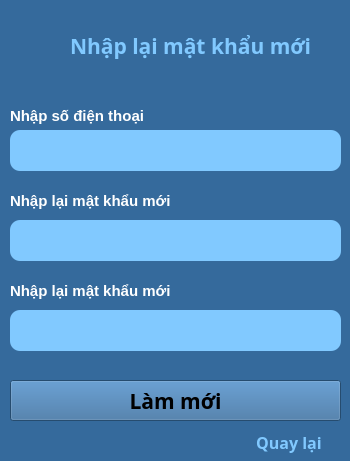
<?xml version="1.0" encoding="UTF-8"?>
<ui version="4.0">
 <class>MainWindow</class>
 <widget class="QMainWindow" name="MainWindow">
  <property name="geometry">
   <rect>
    <x>0</x>
    <y>0</y>
    <width>350</width>
    <height>461</height>
   </rect>
  </property>
  <property name="windowTitle">
   <string>MainWindow</string>
  </property>
  <property name="styleSheet">
   <string notr="true">background-color: #356a9c;</string>
  </property>
  <widget class="QWidget" name="centralwidget">
   <widget class="QLineEdit" name="renewpass_newpass">
    <property name="geometry">
     <rect>
      <x>10</x>
      <y>220</y>
      <width>331</width>
      <height>41</height>
     </rect>
    </property>
    <property name="font">
     <font>
      <pointsize>15</pointsize>
     </font>
    </property>
    <property name="styleSheet">
     <string notr="true">background-color:rgb(129, 201, 255);
color: #F8F2EC;
border-style: solid;
border-radius: 10px;</string>
    </property>
    <property name="echoMode">
     <enum>QLineEdit::Password</enum>
    </property>
   </widget>
   <widget class="QLabel" name="label_4">
    <property name="geometry">
     <rect>
      <x>10</x>
      <y>100</y>
      <width>201</width>
      <height>31</height>
     </rect>
    </property>
    <property name="font">
     <font>
      <pointsize>11</pointsize>
      <weight>75</weight>
      <bold>true</bold>
     </font>
    </property>
    <property name="styleSheet">
     <string notr="true">color: white;</string>
    </property>
    <property name="text">
     <string>Nhập số điện thoại</string>
    </property>
   </widget>
   <widget class="QPushButton" name="renew_goback_btn">
    <property name="geometry">
     <rect>
      <x>240</x>
      <y>430</y>
      <width>98</width>
      <height>25</height>
     </rect>
    </property>
    <property name="font">
     <font>
      <family>Bahnschrift</family>
      <pointsize>-1</pointsize>
      <weight>75</weight>
      <italic>false</italic>
      <bold>true</bold>
     </font>
    </property>
    <property name="cursor">
     <cursorShape>PointingHandCursor</cursorShape>
    </property>
    <property name="styleSheet">
     <string notr="true">border-radius: 15px;
font: 600 16pt &quot;Bahnschrift&quot;;
background-color:none;
color: rgb(129, 201, 255);
font-size: 16px;
</string>
    </property>
    <property name="text">
     <string>Quay lại</string>
    </property>
   </widget>
   <widget class="QPushButton" name="reNew_btn">
    <property name="geometry">
     <rect>
      <x>10</x>
      <y>380</y>
      <width>331</width>
      <height>41</height>
     </rect>
    </property>
    <property name="font">
     <font>
      <family>Bahnschrift</family>
      <pointsize>16</pointsize>
      <weight>75</weight>
      <italic>false</italic>
      <bold>true</bold>
     </font>
    </property>
    <property name="cursor">
     <cursorShape>PointingHandCursor</cursorShape>
    </property>
    <property name="styleSheet">
     <string notr="true">border-radius: 15px;
font: 600 16pt &quot;Bahnschrift&quot;;
background-color:rgb(129, 201, 255);
color: white;
hover {
    background-color: #FFC0CB;
    color: #000000;
}</string>
    </property>
    <property name="text">
     <string>Làm mới</string>
    </property>
    <property name="autoDefault">
     <bool>false</bool>
    </property>
    <property name="default">
     <bool>false</bool>
    </property>
    <property name="flat">
     <bool>false</bool>
    </property>
   </widget>
   <widget class="QLabel" name="label_5">
    <property name="geometry">
     <rect>
      <x>10</x>
      <y>190</y>
      <width>171</width>
      <height>21</height>
     </rect>
    </property>
    <property name="font">
     <font>
      <pointsize>11</pointsize>
      <weight>75</weight>
      <bold>true</bold>
     </font>
    </property>
    <property name="styleSheet">
     <string notr="true">color: white;</string>
    </property>
    <property name="text">
     <string>Nhập lại mật khẩu mới</string>
    </property>
   </widget>
   <widget class="QLineEdit" name="newpass_Phone">
    <property name="geometry">
     <rect>
      <x>10</x>
      <y>130</y>
      <width>331</width>
      <height>41</height>
     </rect>
    </property>
    <property name="font">
     <font>
      <pointsize>15</pointsize>
     </font>
    </property>
    <property name="styleSheet">
     <string notr="true">background-color:rgb(129, 201, 255);
color: #F8F2EC;
border-style: solid;
border-radius: 10px;</string>
    </property>
   </widget>
   <widget class="QLabel" name="label_3">
    <property name="geometry">
     <rect>
      <x>70</x>
      <y>30</y>
      <width>291</width>
      <height>31</height>
     </rect>
    </property>
    <property name="font">
     <font>
      <family>Bahnschrift</family>
      <pointsize>16</pointsize>
      <weight>75</weight>
      <italic>false</italic>
      <bold>true</bold>
     </font>
    </property>
    <property name="styleSheet">
     <string notr="true">font: 600 16pt &quot;Bahnschrift&quot;;
background-color:none;
color:rgb(129, 201, 255);</string>
    </property>
    <property name="text">
     <string>Nhập lại mật khẩu mới</string>
    </property>
   </widget>
   <widget class="QLineEdit" name="reTypeNewPass">
    <property name="geometry">
     <rect>
      <x>10</x>
      <y>310</y>
      <width>331</width>
      <height>41</height>
     </rect>
    </property>
    <property name="font">
     <font>
      <pointsize>15</pointsize>
     </font>
    </property>
    <property name="styleSheet">
     <string notr="true">background-color:rgb(129, 201, 255);
color: #F8F2EC;
border-style: solid;
border-radius: 10px;</string>
    </property>
    <property name="text">
     <string/>
    </property>
    <property name="echoMode">
     <enum>QLineEdit::Password</enum>
    </property>
   </widget>
   <widget class="QLabel" name="label_6">
    <property name="geometry">
     <rect>
      <x>10</x>
      <y>280</y>
      <width>201</width>
      <height>21</height>
     </rect>
    </property>
    <property name="font">
     <font>
      <pointsize>11</pointsize>
      <weight>75</weight>
      <bold>true</bold>
     </font>
    </property>
    <property name="styleSheet">
     <string notr="true">color: white;</string>
    </property>
    <property name="text">
     <string>Nhập lại mật khẩu mới</string>
    </property>
   </widget>
  </widget>
 </widget>
 <resources/>
 <connections/>
</ui>
